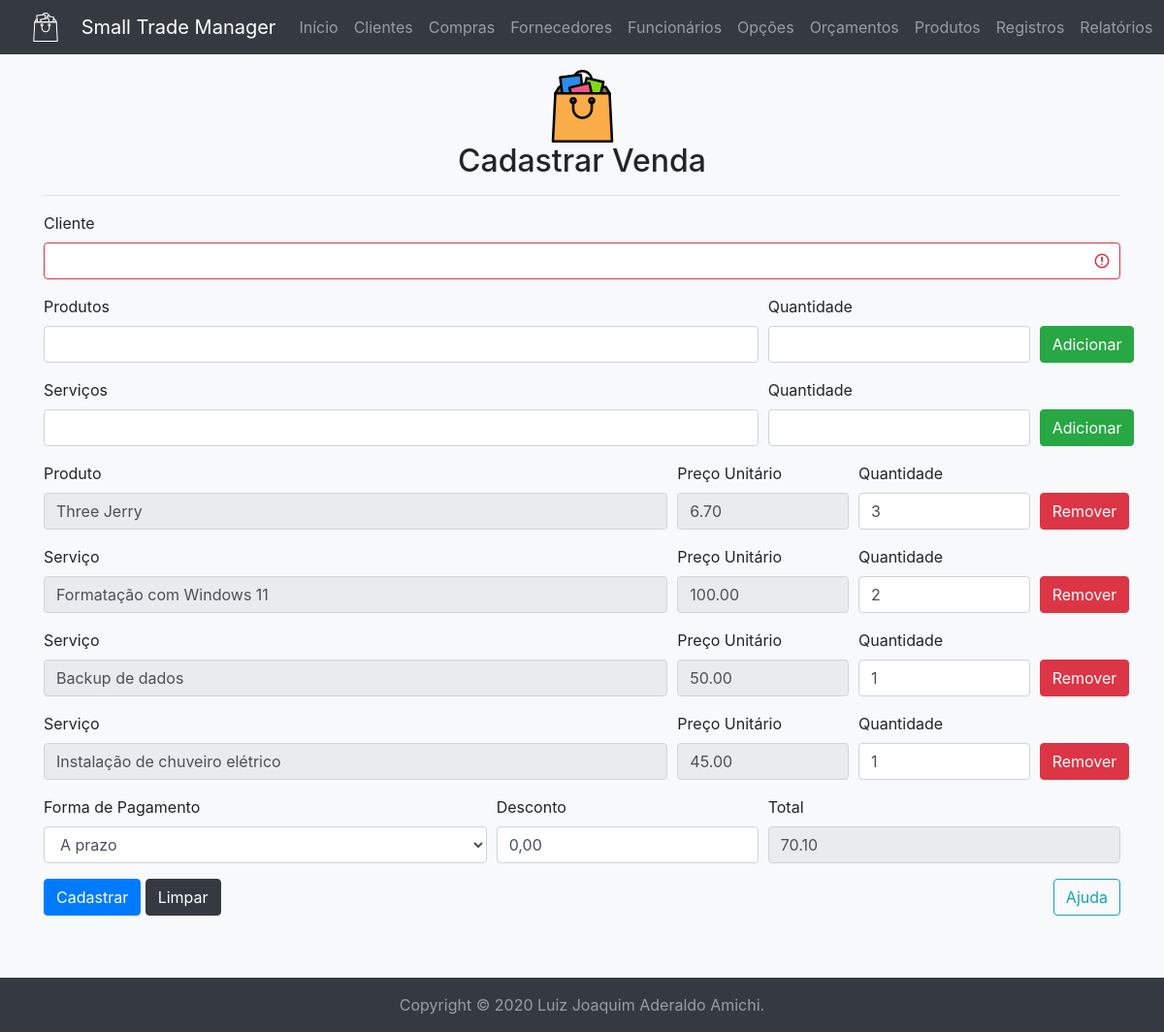
/sale/insert/?budget=2 (signed in), run on the app's committed database.
### tables this page shows
create table if not exists products (
	id int unsigned auto_increment not null primary key,
	code int unsigned not null unique,
	name varchar(32) character set 'utf8' not null,
	provider int unsigned not null,
	unity varchar(4) character set 'utf8' not null,
	gross_price decimal(6,2) not null,
	net_price decimal(6,2) not null,
	minimum_stock int unsigned not null,
	maximum_stock int unsigned not null,
	amount int unsigned not null,
	weigth float unsigned not null,
	situation tinyint(1) unsigned not null,
	source tinyint(1) unsigned not null,
	foreign key(provider) references providers(id)
);

create table if not exists product_budget (
	id int unsigned auto_increment not null primary key,
	product int unsigned not null,
	budget int unsigned not null,
	quantity int unsigned not null,
	unit_price decimal(6,2) not null,
	foreign key(product) references products(id),
	foreign key(budget) references budgets(id)
);

create table if not exists services (
	id int unsigned auto_increment not null primary key,
	code int unsigned not null,
	name varchar(32) character set 'utf8' not null,
	type varchar(32) character set 'utf8' not null,
	price decimal(6,2) not null,
	workload time null
);

create table if not exists service_budget (
	id int unsigned auto_increment not null primary key,
	service int unsigned not null,
	budget int unsigned not null,
	quantity int unsigned not null,
	unit_price decimal(6,2) not null,
	foreign key(service) references services(id),
	foreign key(budget) references budgets(id)
);

create table if not exists budgets (
	id int unsigned auto_increment not null primary key,
	employee int unsigned not null,
	day datetime not null,
	form_of_payment varchar(32) character set 'utf8' not null,
	discount float unsigned not null,
	total decimal(8,2) not null,
	foreign key(employee) references employees(id)
);

### mysql.php (called while the page is built, shortened)
<?php
$db = null;
function execute(string $query, ?object &$record=null): array|bool {
	global $db;
	$operation = strtolower(substr($query, 0, 6));
	$tuple = $record ? convert($record) : $record;
	$connection = $db ?? open();
	$stmt = null;
	if($connection) {
		try {
			if($operation == 'delete') {
				$queries = explode(';', $query);
				foreach($queries as $query) {
					if(!empty($query)) {
						$stmt = $connection->prepare($query);
						$stmt->execute();
					}
				}
			}
			elseif(in_array($operation, ['insert', 'select', 'update'])) {
				$stmt = $connection->prepare($query);
				$stmt->execute($tuple);
			}
			if($operation == 'select') {
				return $stmt->fetchAll(\PDO::FETCH_OBJ);
			}
			elseif(in_array($operation, ['delete', 'insert', 'update'])) {
				if($operation == 'insert' && $record) {
					$record->id = $connection->lastInsertId() ?: ($record->id ?? 0);
				}
				$commit = $connection->commit();
				return (bool) ($operation == 'delete' ? $commit : $stmt->rowCount());
			}
		}
		catch(\PDOException $e) {
			\util\history($e);
			if($operation == 'select') {
				return [];
			}
			elseif(in_array($operation, ['delete', 'insert', 'update'])) {
				$connection->rollBack();
				return false;
			}
		}
		finally {
			$connection = null;
		}
	}
	return false;
}
function open(): ?\PDO {
	global $db;
	if(!$db) {
		try {
			$db = new \PDO('mysql:host=' . MYSQL_HOST . ';dbname=' . MYSQL_SCHEMA, MYSQL_USER, MYSQL_PASSWORD);
			$db->setAttribute(\PDO::ATTR_ERRMODE, \PDO::ERRMODE_EXCEPTION);
			$db->setAttribute(\PDO::ATTR_DEFAULT_FETCH_MODE, \PDO::FETCH_OBJ);
			return $db;
		}
		catch(\PDOException $e) {
			\util\history($e);
			return null;
		}
	}
	return $db;
}

### controllers/sale.php (called while the page is built, shortened)
<?php
require_once __DIR__ . '/../mysql.php';
function formulate(object $tuple): object {
	$tuple->discount = number_format($tuple->discount * 100, 2, ',', '.');
	$tuple->total = number_format($tuple->total, 2, ',', '.');
	return $tuple;
}

### templates/sale/insert.php (the view, shortened to what this page needs)
	<div class="container mb-5">
		<div class="my-3 text-center">
			<img alt="Venda" class="img-fluid mx-3" height="75" src="<?=BASE_URL?>img/sale-color.svg" width="75"/>
			<h2><?=PAGE_TITLE?></h2>
			<hr/>
		</div>
		<form accept-charset="utf-8" action="<?=BASE_URL . 'action/' . PAGE_NAME?>/insert/" autocomplete="on" class="pb-3" enctype="application/x-www-form-urlencoded" id="insert-sale" method="post" name="insert-sale" rel="noopener" target="_self">
			<div class="form-row">
				<div class="col-md-12 form-group">
					<label for="client-mask">Cliente</label>
					<input autofocus class="form-control" form="insert-sale" id="client-mask" list="clients" maxlength="32" minlength="2" placeholder="" required type="text"/>
				</div>
			</div>
			<div class="form-row">
				<div class="col-md-8 form-group">
					<label for="product-mask">Produtos</label>
					<input class="form-control" form="insert-sale" id="product-mask" list="products" maxlength="32" minlength="2" placeholder="" type="text"/>
				</div>
				<div class="col-md-3 form-group">
					<label for="product-quantity">Quantidade</label>
					<input class="form-control" form="insert-sale" id="product-quantity" min="1" placeholder="" type="number"/>
				</div>
				<div class="col-md-1 form-group">
					<br/>
					<button class="btn btn-success mt-2" id="add-product" type="button">Adicionar</button>
				</div>
			</div>
			<div class="form-row">
				<div class="col-md-8 form-group">
					<label for="service-mask">Serviços</label>
					<input class="form-control" form="insert-sale" id="service-mask" list="services" maxlength="32" minlength="2" placeholder="" type="text"/>
				</div>
				<div class="col-md-3 form-group">
					<label for="service-quantity">Quantidade</label>
					<input class="form-control" form="insert-sale" id="service-quantity" min="1" placeholder="" type="number"/>
				</div>
				<div class="col-md-1 form-group">
					<br/>
					<button class="btn btn-success mt-2" id="add-service" type="button">Adicionar</button>
				</div>
			</div>
			<div id="other-products">
			<?php if(isset($tuple)): ?>
				<?php foreach($tuple->products as $product): ?>
				<div class="form-row">
					<div class="col-md-7 form-group">
						<label>Produto</label>
						<input class="form-control" form="insert-sale" readonly type="text" value="<?=$product->name?>"/>
					</div>
					<div class="col-md-2 form-group">
						<label>Preço Unitário</label>
						<input class="form-control" form="insert-sale" name="products-prices[]" readonly type="text" value="<?=$product->unit_price?>"/>
					</div>
					<div class="col-md-2 form-group">
						<label>Quantidade</label>
						<input class="form-control" form="insert-sale" min="1" name="products-quantities[]" type="number" value="<?=$product->quantity?>"/>
					</div>
					<div class="col-md-1 form-group">
						<br/>
						<button class="btn btn-danger mt-2" data-remove="remove-product" type="button">Remover</button>
					</div>
				</div>
				<?php endforeach; ?>
			<?php endif; ?>
			</div>
			<div id="other-services">
			<?php if(isset($tuple)): ?>
				<?php foreach($tuple->services as $service): ?>
				<div class="form-row">
					<div class="col-md-7 form-group">
						<label>Serviço</label>
						<input class="form-control" form="insert-sale" readonly type="text" value="<?=$service->name?>"/>
					</div>
					<div class="col-md-2 form-group">
						<label>Preço Unitário</label>
						<input class="form-control" form="insert-sale" name="services-prices[]" readonly type="text" value="<?=$service->unit_price?>"/>
					</div>
					<div class="col-md-2 form-group">
						<label>Quantidade</label>
						<input class="form-control" form="insert-sale" min="1" name="services-quantities[]" type="number" value="<?=$service->quantity?>"/>
					</div>
					<div class="col-md-1 form-group">
						<br/>
						<button class="btn btn-danger mt-2" data-remove="remove-service" type="button">Remover</button>
					</div>
				</div>
				<?php endforeach; ?>
			<?php endif; ?>
			</div>
			<div class="form-row">
				<div class="col-md-5 form-group">
					<label for="form-of-payment">Forma de Pagamento</label>
					<select class="form-control" form="insert-sale" id="form-of-payment" name="form-of-payment" required>
						<option <?=isset($tuple) ? ($tuple->form_of_payment == 'A prazo' ? 'selected' : '') : ''?> value="A prazo">A prazo</option>
					</select>
				</div>
				<div class="col-md-3 form-group">
					<label for="discount">Desconto</label>
					<input class="form-control" form="insert-sale" id="discount" maxlength="6" minlength="4" name="discount" pattern="[0-9]{1},[0-9]{2}|[0-9]{2},[0-9]{2}|[0-9]{3},[0-9]{2}" placeholder="Opcional" type="text" value="<?=number_format(isset($tuple) ? (float) $tuple->discount : 0.0, 2, ',', '.')?>"/>
				</div>
				<div class="col-md-4 form-group">
					<label for="total">Total</label>
					<input class="form-control" data-value="<?=isset($tuple) ? $tuple->total : 0.0?>" form="insert-sale" id="total" maxlength="12" minlength="1" name="total" pattern="^(\d+|\d{1,3}(\.\d{3})*)(,\d+)?$" placeholder="" readonly required type="text" value="<?=isset($tuple) ? $tuple->total : 0.0?>"/>
				</div>
			</div>
			<input class="btn btn-primary" form="insert-sale" type="submit" value="Cadastrar"/>
			<input class="btn btn-dark" form="insert-sale" type="reset" value="Limpar"/>
			<button class="btn btn-outline-info float-right" data-target="#help-modal" data-toggle="modal" type="button">Ajuda</button>
		</form>
	</div>
</body>
</html>

### data on the page
products: name "Three Jerry"
product_budget: unit_price "6.70", quantity "3"
services: name "Formatação com Windows 11"
service_budget: unit_price "100.00", quantity "2"
services: name "Backup de dados"
service_budget: unit_price "50.00", quantity "1"
services: name "Instalação de chuveiro elétrico"
service_budget: unit_price "45.00", quantity "1"
budgets: form-of-payment "A prazo", discount "0,00", total "70.10"

### other printed values
PAGE_TITLE "Cadastrar Venda"
